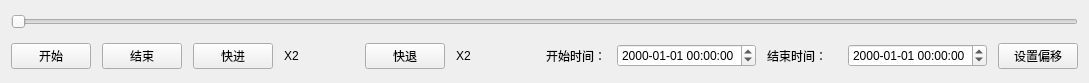
<?xml version="1.0" encoding="UTF-8"?>
<ui version="4.0">
 <class>WQTimerCtrl</class>
 <widget class="QWidget" name="WQTimerCtrl">
  <property name="geometry">
   <rect>
    <x>0</x>
    <y>0</y>
    <width>1089</width>
    <height>83</height>
   </rect>
  </property>
  <property name="windowTitle">
   <string>Form</string>
  </property>
  <layout class="QGridLayout" name="gridLayout">
   <property name="leftMargin">
    <number>11</number>
   </property>
   <property name="topMargin">
    <number>11</number>
   </property>
   <property name="rightMargin">
    <number>11</number>
   </property>
   <property name="bottomMargin">
    <number>11</number>
   </property>
   <property name="spacing">
    <number>11</number>
   </property>
   <item row="1" column="4">
    <widget class="QPushButton" name="pushButton_3">
     <property name="text">
      <string>快退</string>
     </property>
    </widget>
   </item>
   <item row="1" column="1">
    <widget class="QPushButton" name="pushButton_4">
     <property name="text">
      <string>结束</string>
     </property>
    </widget>
   </item>
   <item row="1" column="9">
    <widget class="QDateTimeEdit" name="dateTimeEdit_2">
     <property name="displayFormat">
      <string>yyyy-MM-dd HH:mm:ss</string>
     </property>
    </widget>
   </item>
   <item row="0" column="0" colspan="11">
    <widget class="QSlider" name="horizontalSlider">
     <property name="orientation">
      <enum>Qt::Horizontal</enum>
     </property>
    </widget>
   </item>
   <item row="1" column="0">
    <widget class="QPushButton" name="pushButton">
     <property name="text">
      <string>开始</string>
     </property>
    </widget>
   </item>
   <item row="1" column="8">
    <widget class="QLabel" name="label_2">
     <property name="text">
      <string>结束时间：</string>
     </property>
    </widget>
   </item>
   <item row="1" column="7">
    <widget class="QDateTimeEdit" name="dateTimeEdit">
     <property name="displayFormat">
      <string>yyyy-MM-dd HH:mm:ss</string>
     </property>
    </widget>
   </item>
   <item row="1" column="2">
    <widget class="QPushButton" name="pushButton_2">
     <property name="text">
      <string>快进</string>
     </property>
    </widget>
   </item>
   <item row="1" column="6">
    <widget class="QLabel" name="label">
     <property name="text">
      <string>开始时间：</string>
     </property>
     <property name="alignment">
      <set>Qt::AlignRight|Qt::AlignTrailing|Qt::AlignVCenter</set>
     </property>
    </widget>
   </item>
   <item row="1" column="10">
    <widget class="QPushButton" name="pushButton_5">
     <property name="text">
      <string>设置偏移</string>
     </property>
    </widget>
   </item>
   <item row="1" column="3">
    <widget class="QLabel" name="label_3">
     <property name="text">
      <string>X2</string>
     </property>
    </widget>
   </item>
   <item row="1" column="5">
    <widget class="QLabel" name="label_4">
     <property name="text">
      <string>X2</string>
     </property>
    </widget>
   </item>
  </layout>
 </widget>
 <resources/>
 <connections/>
</ui>
